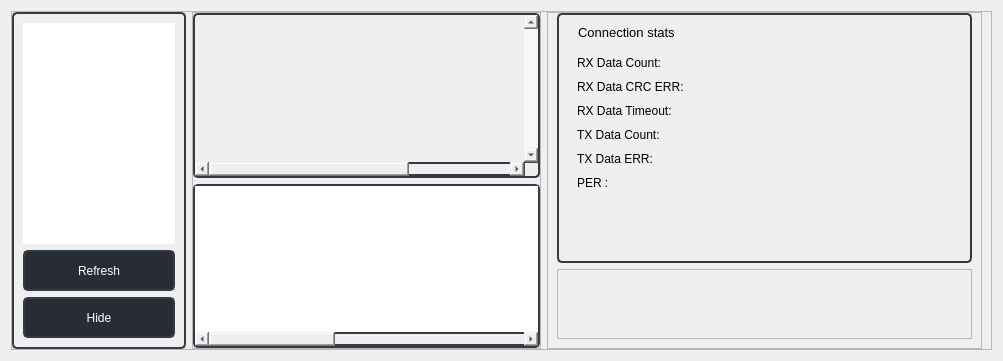
                <widget class="QWidget" name="insights">
                 <layout class="QHBoxLayout" name="horizontalLayout_17">
                  <item>
                   <widget class="QFrame" name="frame_8">
                    <property name="frameShape">
                     <enum>QFrame::StyledPanel</enum>
                    </property>
                    <property name="frameShadow">
                     <enum>QFrame::Raised</enum>
                    </property>
                    <layout class="QHBoxLayout" name="horizontalLayout_14" stretch="2,4,5">
                     <property name="leftMargin">
                      <number>0</number>
                     </property>
                     <property name="topMargin">
                      <number>0</number>
                     </property>
                     <property name="bottomMargin">
                      <number>0</number>
                     </property>
                     <item>
                      <widget class="QFrame" name="frame_7">
                       <property name="styleSheet">
                        <string notr="true"> border: 2px solid rgb(52, 59, 72);
	border-radius: 5px;	
</string>
                       </property>
                       <property name="frameShape">
                        <enum>QFrame::StyledPanel</enum>
                       </property>
                       <property name="frameShadow">
                        <enum>QFrame::Raised</enum>
                       </property>
                       <layout class="QVBoxLayout" name="verticalLayout_32">
                        <item>
                         <widget class="QTableWidget" name="tbl_core_regs">
                          <property name="styleSheet">
                           <string notr="true"> border: 0px solid rgb(52, 59, 72);
	border-radius:0px;	
</string>
                          </property>
                          <attribute name="horizontalHeaderVisible">
                           <bool>false</bool>
                          </attribute>
                          <attribute name="horizontalHeaderCascadingSectionResizes">
                           <bool>true</bool>
                          </attribute>
                          <attribute name="horizontalHeaderMinimumSectionSize">
                           <number>25</number>
                          </attribute>
                          <attribute name="horizontalHeaderDefaultSectionSize">
                           <number>40</number>
                          </attribute>
                          <attribute name="horizontalHeaderStretchLastSection">
                           <bool>true</bool>
                          </attribute>
                          <attribute name="verticalHeaderVisible">
                           <bool>false</bool>
                          </attribute>
                          <column>
                           <property name="text">
                            <string>Reg</string>
                           </property>
                          </column>
                          <column>
                           <property name="text">
                            <string>Value</string>
                           </property>
                          </column>
                         </widget>
                        </item>
                        <item>
                         <widget class="QPushButton" name="btn_refreshCoreRegs">
                          <property name="minimumSize">
                           <size>
                            <width>0</width>
                            <height>41</height>
                           </size>
                          </property>
                          <property name="styleSheet">
                           <string notr="true">QPushButton{
margin-left: 10px; 
    margin-right: 10px;
	background-color: rgb(40, 44, 52);
 border: 2px solid rgb(52, 59, 72);
color: rgb(255, 255, 255);
border-radius: 5px;	
text-align: center;
padding: 0px;
margin: 0px;

}

QPushButton:hover{
	color: rgb(28, 28, 28);
background-color: rgb(153, 193, 241);

}

QPushButton:pressed{
	
		color: rgb(28, 28, 28);
	background-color: rgb(110,140,255);
}</string>
                          </property>
                          <property name="text">
                           <string>Refresh</string>
                          </property>
                         </widget>
                        </item>
                        <item>
                         <widget class="QPushButton" name="btn_hideCoreRegs">
                          <property name="minimumSize">
                           <size>
                            <width>0</width>
                            <height>41</height>
                           </size>
                          </property>
                          <property name="styleSheet">
                           <string notr="true">QPushButton{
margin-left: 10px; 
    margin-right: 10px;
	background-color: rgb(40, 44, 52);
 border: 2px solid rgb(52, 59, 72);
color: rgb(255, 255, 255);
border-radius: 5px;	
text-align: center;
padding: 0px;
margin: 0px;

}

QPushButton:hover{
	color: rgb(28, 28, 28);
background-color: rgb(153, 193, 241);

}

QPushButton:pressed{
	
		color: rgb(28, 28, 28);
	background-color: rgb(110,140,255);
}</string>
                          </property>
                          <property name="text">
                           <string>Hide</string>
                          </property>
                         </widget>
                        </item>
                       </layout>
                      </widget>
                     </item>
                     <item>
                      <widget class="QFrame" name="frame_9">
                       <property name="frameShape">
                        <enum>QFrame::StyledPanel</enum>
                       </property>
                       <property name="frameShadow">
                        <enum>QFrame::Raised</enum>
                       </property>
                       <layout class="QVBoxLayout" name="verticalLayout_33" stretch="1,1">
                        <property name="leftMargin">
                         <number>0</number>
                        </property>
                        <property name="topMargin">
                         <number>0</number>
                        </property>
                        <property name="rightMargin">
                         <number>0</number>
                        </property>
                        <property name="bottomMargin">
                         <number>0</number>
                        </property>
                        <item>
                         <widget class="QFrame" name="symbols_frame">
                          <property name="styleSheet">
                           <string notr="true"> border: 2px solid rgb(52, 59, 72);
	border-radius: 5px;	
</string>
                          </property>
                          <property name="frameShape">
                           <enum>QFrame::StyledPanel</enum>
                          </property>
                          <property name="frameShadow">
                           <enum>QFrame::Raised</enum>
                          </property>
                          <layout class="QVBoxLayout" name="verticalLayout_30">
                           <property name="leftMargin">
                            <number>0</number>
                           </property>
                           <property name="topMargin">
                            <number>0</number>
                           </property>
                           <property name="rightMargin">
                            <number>0</number>
                           </property>
                           <property name="bottomMargin">
                            <number>0</number>
                           </property>
                           <item>
                            <widget class="QTableWidget" name="tbl_vars">
                             <property name="sizePolicy">
                              <sizepolicy hsizetype="Expanding" vsizetype="Expanding">
                               <horstretch>0</horstretch>
                               <verstretch>0</verstretch>
                              </sizepolicy>
                             </property>
                             <property name="palette">
                              <palette>
                               <active>
                                <colorrole role="WindowText">
                                 <brush brushstyle="SolidPattern">
                                  <color alpha="255">
                                   <red>221</red>
                                   <green>221</green>
                                   <blue>221</blue>
                                  </color>
                                 </brush>
                                </colorrole>
                                <colorrole role="Button">
                                 <brush brushstyle="SolidPattern">
                                  <color alpha="0">
                                   <red>0</red>
                                   <green>0</green>
                                   <blue>0</blue>
                                  </color>
                                 </brush>
                                </colorrole>
                                <colorrole role="Text">
                                 <brush brushstyle="SolidPattern">
                                  <color alpha="255">
                                   <red>221</red>
                                   <green>221</green>
                                   <blue>221</blue>
                                  </color>
                                 </brush>
                                </colorrole>
                                <colorrole role="ButtonText">
                                 <brush brushstyle="SolidPattern">
                                  <color alpha="255">
                                   <red>221</red>
                                   <green>221</green>
                                   <blue>221</blue>
                                  </color>
                                 </brush>
                                </colorrole>
                                <colorrole role="Base">
                                 <brush brushstyle="NoBrush">
                                  <color alpha="255">
                                   <red>0</red>
                                   <green>0</green>
                                   <blue>0</blue>
                                  </color>
                                 </brush>
                                </colorrole>
                                <colorrole role="Window">
                                 <brush brushstyle="SolidPattern">
                                  <color alpha="0">
                                   <red>0</red>
                                   <green>0</green>
                                   <blue>0</blue>
                                  </color>
                                 </brush>
                                </colorrole>
                                <colorrole role="PlaceholderText">
                                 <brush brushstyle="SolidPattern">
                                  <color alpha="255">
                                   <red>221</red>
                                   <green>221</green>
                                   <blue>221</blue>
                                  </color>
                                 </brush>
                                </colorrole>
                               </active>
                               <inactive>
                                <colorrole role="WindowText">
                                 <brush brushstyle="SolidPattern">
                                  <color alpha="255">
                                   <red>221</red>
                                   <green>221</green>
                                   <blue>221</blue>
                                  </color>
                                 </brush>
                                </colorrole>
                                <colorrole role="Button">
                                 <brush brushstyle="SolidPattern">
                                  <color alpha="0">
                                   <red>0</red>
                                   <green>0</green>
                                   <blue>0</blue>
                                  </color>
                                 </brush>
                                </colorrole>
                                <colorrole role="Text">
                                 <brush brushstyle="SolidPattern">
                                  <color alpha="255">
                                   <red>221</red>
                                   <green>221</green>
                                   <blue>221</blue>
                                  </color>
                                 </brush>
                                </colorrole>
                                <colorrole role="ButtonText">
                                 <brush brushstyle="SolidPattern">
                                  <color alpha="255">
                                   <red>221</red>
                                   <green>221</green>
                                   <blue>221</blue>
                                  </color>
                                 </brush>
                                </colorrole>
                                <colorrole role="Base">
                                 <brush brushstyle="NoBrush">
                                  <color alpha="255">
                                   <red>0</red>
                                   <green>0</green>
                                   <blue>0</blue>
                                  </color>
                                 </brush>
                                </colorrole>
                                <colorrole role="Window">
                                 <brush brushstyle="SolidPattern">
                                  <color alpha="0">
                                   <red>0</red>
                                   <green>0</green>
                                   <blue>0</blue>
                                  </color>
                                 </brush>
                                </colorrole>
                                <colorrole role="PlaceholderText">
                                 <brush brushstyle="SolidPattern">
                                  <color alpha="255">
                                   <red>221</red>
                                   <green>221</green>
                                   <blue>221</blue>
                                  </color>
                                 </brush>
                                </colorrole>
                               </inactive>
                               <disabled>
                                <colorrole role="WindowText">
                                 <brush brushstyle="SolidPattern">
                                  <color alpha="255">
                                   <red>221</red>
                                   <green>221</green>
                                   <blue>221</blue>
                                  </color>
                                 </brush>
                                </colorrole>
                                <colorrole role="Button">
                                 <brush brushstyle="SolidPattern">
                                  <color alpha="0">
                                   <red>0</red>
                                   <green>0</green>
                                   <blue>0</blue>
                                  </color>
                                 </brush>
                                </colorrole>
                                <colorrole role="Text">
                                 <brush brushstyle="SolidPattern">
                                  <color alpha="255">
                                   <red>221</red>
                                   <green>221</green>
                                   <blue>221</blue>
                                  </color>
                                 </brush>
                                </colorrole>
                                <colorrole role="ButtonText">
                                 <brush brushstyle="SolidPattern">
                                  <color alpha="255">
                                   <red>221</red>
                                   <green>221</green>
                                   <blue>221</blue>
                                  </color>
                                 </brush>
                                </colorrole>
                                <colorrole role="Base">
                                 <brush brushstyle="NoBrush">
                                  <color alpha="255">
                                   <red>0</red>
                                   <green>0</green>
                                   <blue>0</blue>
                                  </color>
                                 </brush>
                                </colorrole>
                                <colorrole role="Window">
                                 <brush brushstyle="SolidPattern">
                                  <color alpha="0">
                                   <red>0</red>
                                   <green>0</green>
                                   <blue>0</blue>
                                  </color>
                                 </brush>
                                </colorrole>
                                <colorrole role="PlaceholderText">
                                 <brush brushstyle="SolidPattern">
                                  <color alpha="255">
                                   <red>221</red>
                                   <green>221</green>
                                   <blue>221</blue>
                                  </color>
                                 </brush>
                                </colorrole>
                               </disabled>
                              </palette>
                             </property>
                             <property name="styleSheet">
                              <string notr="true"> border: 0px solid rgb(52, 59, 72);
	border-radius: 5px;	
</string>
                             </property>
                             <property name="frameShape">
                              <enum>QFrame::NoFrame</enum>
                             </property>
                             <property name="verticalScrollBarPolicy">
                              <enum>Qt::ScrollBarAlwaysOn</enum>
                             </property>
                             <property name="sizeAdjustPolicy">
                              <enum>QAbstractScrollArea::AdjustToContents</enum>
                             </property>
                             <property name="editTriggers">
                              <set>QAbstractItemView::NoEditTriggers</set>
                             </property>
                             <property name="selectionMode">
                              <enum>QAbstractItemView::SingleSelection</enum>
                             </property>
                             <property name="selectionBehavior">
                              <enum>QAbstractItemView::SelectRows</enum>
                             </property>
                             <property name="showGrid">
                              <bool>true</bool>
                             </property>
                             <property name="gridStyle">
                              <enum>Qt::SolidLine</enum>
                             </property>
                             <property name="sortingEnabled">
                              <bool>true</bool>
                             </property>
                             <attribute name="horizontalHeaderVisible">
                              <bool>false</bool>
                             </attribute>
                             <attribute name="horizontalHeaderCascadingSectionResizes">
                              <bool>false</bool>
                             </attribute>
                             <attribute name="horizontalHeaderDefaultSectionSize">
                              <number>120</number>
                             </attribute>
                             <attribute name="horizontalHeaderHighlightSections">
                              <bool>true</bool>
                             </attribute>
                             <attribute name="horizontalHeaderShowSortIndicator" stdset="0">
                              <bool>true</bool>
                             </attribute>
                             <attribute name="horizontalHeaderStretchLastSection">
                              <bool>false</bool>
                             </attribute>
                             <attribute name="verticalHeaderVisible">
                              <bool>false</bool>
                             </attribute>
                             <attribute name="verticalHeaderCascadingSectionResizes">
                              <bool>false</bool>
                             </attribute>
                             <attribute name="verticalHeaderHighlightSections">
                              <bool>false</bool>
                             </attribute>
                             <attribute name="verticalHeaderStretchLastSection">
                              <bool>false</bool>
                             </attribute>
                             <column>
                              <property name="text">
                               <string>Variable</string>
                              </property>
                             </column>
                             <column>
                              <property name="text">
                               <string>Address</string>
                              </property>
                             </column>
                             <column>
                              <property name="text">
                               <string>Watch</string>
                              </property>
                             </column>
                            </widget>
                           </item>
                          </layout>
                         </widget>
                        </item>
                        <item>
                         <widget class="QFrame" name="watched_frame">
                          <property name="styleSheet">
                           <string notr="true"> border: 2px solid rgb(52, 59, 72);
	border-radius: 5px;	
</string>
                          </property>
                          <property name="frameShape">
                           <enum>QFrame::StyledPanel</enum>
                          </property>
                          <property name="frameShadow">
                           <enum>QFrame::Raised</enum>
                          </property>
                          <layout class="QHBoxLayout" name="horizontalLayout_13">
                           <property name="leftMargin">
                            <number>0</number>
                           </property>
                           <property name="topMargin">
                            <number>0</number>
                           </property>
                           <property name="rightMargin">
                            <number>0</number>
                           </property>
                           <property name="bottomMargin">
                            <number>0</number>
                           </property>
                           <item>
                            <widget class="QTableWidget" name="tbl_vars_watched">
                             <property name="styleSheet">
                              <string notr="true"> border: 0px solid rgb(52, 59, 72);
	border-radius:0px;	

</string>
                             </property>
                             <property name="sortingEnabled">
                              <bool>false</bool>
                             </property>
                             <attribute name="horizontalHeaderVisible">
                              <bool>false</bool>
                             </attribute>
                             <attribute name="horizontalHeaderCascadingSectionResizes">
                              <bool>true</bool>
                             </attribute>
                             <attribute name="horizontalHeaderDefaultSectionSize">
                              <number>120</number>
                             </attribute>
                             <attribute name="verticalHeaderVisible">
                              <bool>false</bool>
                             </attribute>
                             <column>
                              <property name="text">
                               <string>Name</string>
                              </property>
                             </column>
                             <column>
                              <property name="text">
                               <string>Value</string>
                              </property>
                             </column>
                             <column>
                              <property name="text">
                               <string/>
                              </property>
                             </column>
                             <column>
                              <property name="text">
                               <string/>
                              </property>
                             </column>
                             <column>
                              <property name="text">
                               <string/>
                              </property>
                             </column>
                            </widget>
                           </item>
                          </layout>
                         </widget>
                        </item>
                       </layout>
                      </widget>
                     </item>
                     <item>
                      <widget class="QFrame" name="insights_graphing_frame">
                       <property name="minimumSize">
                        <size>
                         <width>300</width>
                         <height>0</height>
                        </size>
                       </property>
                       <property name="frameShape">
                        <enum>QFrame::StyledPanel</enum>
                       </property>
                       <property name="frameShadow">
                        <enum>QFrame::Raised</enum>
                       </property>
                       <layout class="QVBoxLayout" name="verticalLayout_37">
                        <property name="topMargin">
                         <number>0</number>
                        </property>
                        <item>
                         <widget class="QFrame" name="stats_frame">
                          <property name="minimumSize">
                           <size>
                            <width>0</width>
                            <height>250</height>
                           </size>
                          </property>
                          <property name="styleSheet">
                           <string notr="true">border: 2px solid rgb(52, 59, 72);
border-radius: 5px;	
</string>
                          </property>
                          <property name="frameShape">
                           <enum>QFrame::StyledPanel</enum>
                          </property>
                          <property name="frameShadow">
                           <enum>QFrame::Raised</enum>
                          </property>
                          <layout class="QVBoxLayout" name="verticalLayout_39" stretch="1,8">
                           <property name="leftMargin">
                            <number>9</number>
                           </property>
                           <property name="topMargin">
                            <number>0</number>
                           </property>
                           <item>
                            <widget class="QFrame" name="frame_4">
                             <property name="styleSheet">
                              <string notr="true"> border: 0px solid rgb(52, 59, 72);</string>
                             </property>
                             <property name="frameShape">
                              <enum>QFrame::StyledPanel</enum>
                             </property>
                             <property name="frameShadow">
                              <enum>QFrame::Raised</enum>
                             </property>
                             <widget class="QLabel" name="titleLeftApp_2">
                              <property name="geometry">
                               <rect>
                                <x>10</x>
                                <y>10</y>
                                <width>160</width>
                                <height>20</height>
                               </rect>
                              </property>
                              <property name="font">
                               <font>
                                <family>Segoe UI</family>
                                <pointsize>10</pointsize>
                                <weight>50</weight>
                                <italic>false</italic>
                                <bold>false</bold>
                               </font>
                              </property>
                              <property name="styleSheet">
                               <string notr="true"> border: 0px solid rgb(52, 59, 72);
	border-radius: 5px;	
</string>
                              </property>
                              <property name="text">
                               <string>Connection stats</string>
                              </property>
                              <property name="alignment">
                               <set>Qt::AlignLeading|Qt::AlignLeft|Qt::AlignTop</set>
                              </property>
                             </widget>
                            </widget>
                           </item>
                           <item>
                            <widget class="QFrame" name="frame_15">
                             <property name="styleSheet">
                              <string notr="true"> border: 0px solid rgb(52, 59, 72);</string>
                             </property>
                             <property name="frameShape">
                              <enum>QFrame::StyledPanel</enum>
                             </property>
                             <property name="frameShadow">
                              <enum>QFrame::Raised</enum>
                             </property>
                             <layout class="QVBoxLayout" name="verticalLayout_40">
                              <property name="spacing">
                               <number>10</number>
                              </property>
                              <item>
                               <widget class="QLabel" name="lbl_rx_data_count">
                                <property name="text">
                                 <string>RX Data Count:</string>
                                </property>
                               </widget>
                              </item>
                              <item>
                               <widget class="QLabel" name="lbl_rx_data_crc_err">
                                <property name="text">
                                 <string>RX Data CRC ERR:</string>
                                </property>
                               </widget>
                              </item>
                              <item>
                               <widget class="QLabel" name="lbl_rx_data_timeout">
                                <property name="text">
                                 <string>RX Data Timeout:</string>
                                </property>
                               </widget>
                              </item>
                              <item>
                               <widget class="QLabel" name="lbl_tx_data_count">
                                <property name="text">
                                 <string>TX Data Count:</string>
                                </property>
                               </widget>
                              </item>
                              <item>
                               <widget class="QLabel" name="lbl_tx_data_err">
                                <property name="text">
                                 <string>TX Data ERR:</string>
                                </property>
                               </widget>
                              </item>
                              <item>
                               <widget class="QLabel" name="lbl_PER">
                                <property name="styleSheet">
                                 <string notr="true"/>
                                </property>
                                <property name="text">
                                 <string>PER : </string>
                                </property>
                               </widget>
                              </item>
                              <item>
                               <spacer name="verticalSpacer_5">
                                <property name="orientation">
                                 <enum>Qt::Vertical</enum>
                                </property>
                                <property name="sizeHint" stdset="0">
                                 <size>
                                  <width>20</width>
                                  <height>40</height>
                                 </size>
                                </property>
                               </spacer>
                              </item>
                             </layout>
                            </widget>
                           </item>
                          </layout>
                         </widget>
                        </item>
                        <item>
                         <widget class="QScrollArea" name="insights_scroll_area">
                          <property name="widgetResizable">
                           <bool>true</bool>
                          </property>
                          <widget class="QWidget" name="scrollAreaWidgetContents_3">
                           <property name="geometry">
                            <rect>
                             <x>0</x>
                             <y>0</y>
                             <width>268</width>
                             <height>16</height>
                            </rect>
                           </property>
                          </widget>
                         </widget>
                        </item>
                       </layout>
                      </widget>
                     </item>
                    </layout>
                   </widget>
                  </item>
                 </layout>
                </widget>
